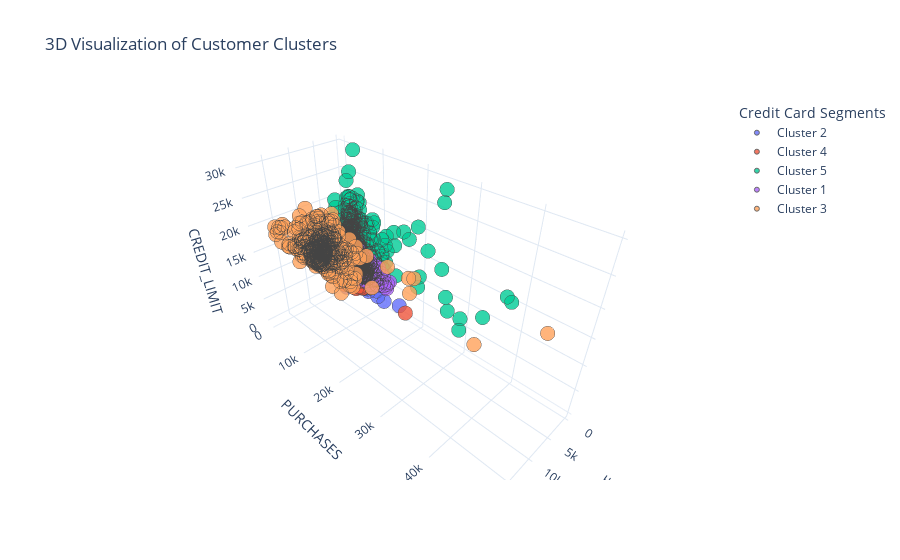

The notebook cell saved with this chart:
### Markdown cell above
### 3D scatter plot to visualize clusters

### Code cell
fig = go.Figure()

for cluster in data["CREDIT_CARD_SEGMENTS"].unique():
    cluster_data = data[data["CREDIT_CARD_SEGMENTS"] == cluster]
    fig.add_trace(
        go.Scatter3d(
            x=cluster_data['BALANCE'],
            y=cluster_data['PURCHASES'],
            z=cluster_data['CREDIT_LIMIT'],
            mode='markers',
            marker=dict(size=5, line=dict(width=1), opacity=0.8),
            name=cluster 
        )
    )

fig.update_layout(
    title="3D Visualization of Customer Clusters",
    scene=dict(
        xaxis_title='BALANCE',
        yaxis_title='PURCHASES',
        zaxis_title='CREDIT_LIMIT'
    ),
    legend_title="Credit Card Segments",
    template="plotly_white"
)

fig.show()

### Figure 1 — Plotly figure (JSON) as saved in the notebook; plotly's stock layout.template omitted (floating-point values rounded to 4 significant figures; data arrays with more than 128 entries replaced by an {"elided": "..."} marker saying what was removed)
{"data": [{"marker": {"line": {"width": 1}, "opacity": 0.8, "size": 5}, "mode": "markers", "name": "Cluster 2", "type": "scatter3d", "x": {"elided": "5034 float values"}, "y": {"elided": "5034 float values"}, "z": {"elided": "5034 float values"}}, {"marker": {"line": {"width": 1}, "opacity": 0.8, "size": 5}, "mode": "markers", "name": "Cluster 4", "type": "scatter3d", "x": {"elided": "1137 float values"}, "y": {"elided": "1137 float values"}, "z": {"elided": "1137 float values"}}, {"marker": {"line": {"width": 1}, "opacity": 0.8, "size": 5}, "mode": "markers", "name": "Cluster 5", "type": "scatter3d", "x": {"elided": "452 float values"}, "y": {"elided": "452 float values"}, "z": {"elided": "452 int values"}}, {"marker": {"line": {"width": 1}, "opacity": 0.8, "size": 5}, "mode": "markers", "name": "Cluster 1", "type": "scatter3d", "x": {"elided": "1624 float values"}, "y": {"elided": "1624 float values"}, "z": {"elided": "1624 float values"}}, {"marker": {"line": {"width": 1}, "opacity": 0.8, "size": 5}, "mode": "markers", "name": "Cluster 3", "type": "scatter3d", "x": {"elided": "389 float values"}, "y": {"elided": "389 float values"}, "z": {"elided": "389 int values"}}], "layout": {"legend": {"title": {"text": "Credit Card Segments"}}, "scene": {"xaxis": {"title": {"text": "BALANCE"}}, "yaxis": {"title": {"text": "PURCHASES"}}, "zaxis": {"title": {"text": "CREDIT_LIMIT"}}}, "title": {"text": "3D Visualization of Customer Clusters"}}}
